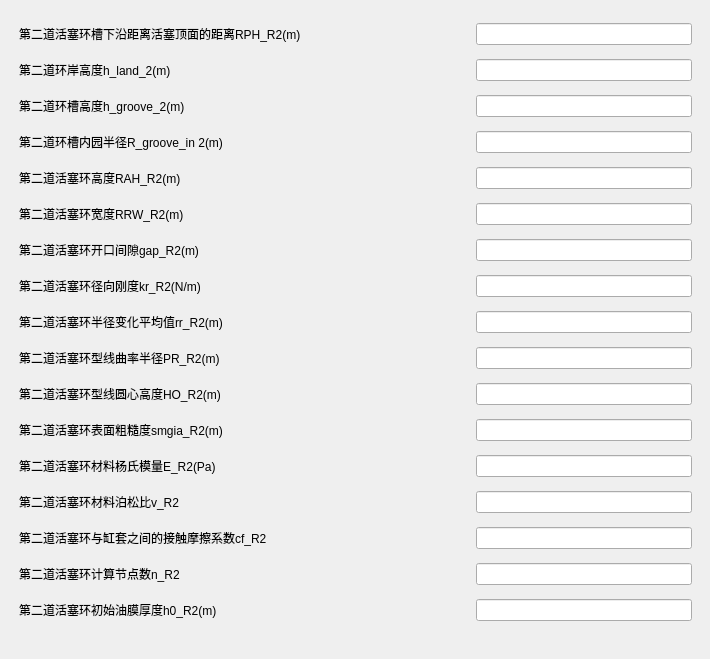
<?xml version="1.0" encoding="UTF-8"?>
<ui version="4.0">
 <class>Input_Second_2_dialog_UI</class>
 <widget class="QWidget" name="Input_Second_2_dialog_UI">
  <property name="geometry">
   <rect>
    <x>0</x>
    <y>0</y>
    <width>710</width>
    <height>659</height>
   </rect>
  </property>
  <property name="windowTitle">
   <string>Form</string>
  </property>
  <widget class="CardWidget" name="CardWidget_168">
   <property name="geometry">
    <rect>
     <x>10</x>
     <y>10</y>
     <width>691</width>
     <height>641</height>
    </rect>
   </property>
   <property name="minimumSize">
    <size>
     <width>0</width>
     <height>0</height>
    </size>
   </property>
   <layout class="QGridLayout" name="gridLayout_95">
    <property name="topMargin">
     <number>8</number>
    </property>
    <property name="bottomMargin">
     <number>8</number>
    </property>
    <item row="4" column="0">
     <widget class="SubtitleLabel" name="SubtitleLabel_717">
      <property name="minimumSize">
       <size>
        <width>451</width>
        <height>28</height>
       </size>
      </property>
      <property name="maximumSize">
       <size>
        <width>461</width>
        <height>28</height>
       </size>
      </property>
      <property name="text">
       <string>第二道环槽内园半径R_groove_in 2(m)</string>
      </property>
     </widget>
    </item>
    <item row="12" column="0">
     <widget class="SubtitleLabel" name="SubtitleLabel_721">
      <property name="minimumSize">
       <size>
        <width>451</width>
        <height>28</height>
       </size>
      </property>
      <property name="maximumSize">
       <size>
        <width>461</width>
        <height>28</height>
       </size>
      </property>
      <property name="text">
       <string>第二道活塞环型线圆心高度HO_R2(m)</string>
      </property>
     </widget>
    </item>
    <item row="17" column="0">
     <widget class="SubtitleLabel" name="SubtitleLabel_722">
      <property name="minimumSize">
       <size>
        <width>451</width>
        <height>28</height>
       </size>
      </property>
      <property name="maximumSize">
       <size>
        <width>461</width>
        <height>28</height>
       </size>
      </property>
      <property name="text">
       <string>第二道活塞环计算节点数n_R2</string>
      </property>
     </widget>
    </item>
    <item row="3" column="0">
     <widget class="SubtitleLabel" name="SubtitleLabel_714">
      <property name="minimumSize">
       <size>
        <width>451</width>
        <height>28</height>
       </size>
      </property>
      <property name="maximumSize">
       <size>
        <width>461</width>
        <height>28</height>
       </size>
      </property>
      <property name="text">
       <string>第二道环槽高度h_groove_2(m)</string>
      </property>
     </widget>
    </item>
    <item row="3" column="1">
     <widget class="LineEdit" name="LineEdit_3"/>
    </item>
    <item row="1" column="0">
     <widget class="StrongBodyLabel" name="StrongBodyLabel_31">
      <property name="minimumSize">
       <size>
        <width>451</width>
        <height>28</height>
       </size>
      </property>
      <property name="maximumSize">
       <size>
        <width>451</width>
        <height>28</height>
       </size>
      </property>
      <property name="text">
       <string>第二道活塞环槽下沿距离活塞顶面的距离RPH_R2(m)</string>
      </property>
     </widget>
    </item>
    <item row="16" column="0">
     <widget class="StrongBodyLabel" name="StrongBodyLabel_30">
      <property name="minimumSize">
       <size>
        <width>451</width>
        <height>28</height>
       </size>
      </property>
      <property name="maximumSize">
       <size>
        <width>451</width>
        <height>28</height>
       </size>
      </property>
      <property name="text">
       <string>第二道活塞环与缸套之间的接触摩擦系数cf_R2</string>
      </property>
     </widget>
    </item>
    <item row="18" column="0">
     <widget class="SubtitleLabel" name="SubtitleLabel_723">
      <property name="minimumSize">
       <size>
        <width>451</width>
        <height>28</height>
       </size>
      </property>
      <property name="maximumSize">
       <size>
        <width>461</width>
        <height>28</height>
       </size>
      </property>
      <property name="text">
       <string>第二道活塞环初始油膜厚度h0_R2(m)</string>
      </property>
     </widget>
    </item>
    <item row="2" column="1">
     <widget class="LineEdit" name="LineEdit_2"/>
    </item>
    <item row="2" column="0">
     <widget class="SubtitleLabel" name="SubtitleLabel_720">
      <property name="minimumSize">
       <size>
        <width>451</width>
        <height>28</height>
       </size>
      </property>
      <property name="maximumSize">
       <size>
        <width>461</width>
        <height>28</height>
       </size>
      </property>
      <property name="text">
       <string>第二道环岸高度h_land_2(m)</string>
      </property>
     </widget>
    </item>
    <item row="11" column="0">
     <widget class="SubtitleLabel" name="SubtitleLabel_724">
      <property name="minimumSize">
       <size>
        <width>451</width>
        <height>28</height>
       </size>
      </property>
      <property name="maximumSize">
       <size>
        <width>461</width>
        <height>28</height>
       </size>
      </property>
      <property name="text">
       <string>第二道活塞环型线曲率半径PR_R2(m)</string>
      </property>
     </widget>
    </item>
    <item row="7" column="0">
     <widget class="SubtitleLabel" name="SubtitleLabel_713">
      <property name="minimumSize">
       <size>
        <width>451</width>
        <height>28</height>
       </size>
      </property>
      <property name="maximumSize">
       <size>
        <width>461</width>
        <height>28</height>
       </size>
      </property>
      <property name="text">
       <string>第二道活塞环宽度RRW_R2(m)</string>
      </property>
     </widget>
    </item>
    <item row="13" column="0">
     <widget class="SubtitleLabel" name="SubtitleLabel_718">
      <property name="minimumSize">
       <size>
        <width>451</width>
        <height>28</height>
       </size>
      </property>
      <property name="maximumSize">
       <size>
        <width>461</width>
        <height>28</height>
       </size>
      </property>
      <property name="text">
       <string>第二道活塞环表面粗糙度smgia_R2(m)</string>
      </property>
     </widget>
    </item>
    <item row="4" column="1">
     <widget class="LineEdit" name="LineEdit_4"/>
    </item>
    <item row="14" column="0">
     <widget class="SubtitleLabel" name="SubtitleLabel_715">
      <property name="minimumSize">
       <size>
        <width>451</width>
        <height>28</height>
       </size>
      </property>
      <property name="maximumSize">
       <size>
        <width>461</width>
        <height>28</height>
       </size>
      </property>
      <property name="text">
       <string>第二道活塞环材料杨氏模量E_R2(Pa)</string>
      </property>
     </widget>
    </item>
    <item row="9" column="0">
     <widget class="SubtitleLabel" name="SubtitleLabel_719">
      <property name="minimumSize">
       <size>
        <width>451</width>
        <height>28</height>
       </size>
      </property>
      <property name="maximumSize">
       <size>
        <width>461</width>
        <height>28</height>
       </size>
      </property>
      <property name="text">
       <string>第二道活塞环径向刚度kr_R2(N/m)</string>
      </property>
     </widget>
    </item>
    <item row="5" column="0">
     <widget class="SubtitleLabel" name="SubtitleLabel_726">
      <property name="minimumSize">
       <size>
        <width>451</width>
        <height>28</height>
       </size>
      </property>
      <property name="maximumSize">
       <size>
        <width>461</width>
        <height>28</height>
       </size>
      </property>
      <property name="text">
       <string>第二道活塞环高度RAH_R2(m)</string>
      </property>
     </widget>
    </item>
    <item row="10" column="0">
     <widget class="SubtitleLabel" name="SubtitleLabel_716">
      <property name="minimumSize">
       <size>
        <width>451</width>
        <height>28</height>
       </size>
      </property>
      <property name="maximumSize">
       <size>
        <width>461</width>
        <height>28</height>
       </size>
      </property>
      <property name="text">
       <string>第二道活塞环半径变化平均值rr_R2(m)</string>
      </property>
     </widget>
    </item>
    <item row="15" column="0">
     <widget class="SubtitleLabel" name="SubtitleLabel_725">
      <property name="minimumSize">
       <size>
        <width>451</width>
        <height>28</height>
       </size>
      </property>
      <property name="maximumSize">
       <size>
        <width>461</width>
        <height>28</height>
       </size>
      </property>
      <property name="text">
       <string>第二道活塞环材料泊松比v_R2</string>
      </property>
     </widget>
    </item>
    <item row="8" column="0">
     <widget class="SubtitleLabel" name="SubtitleLabel_727">
      <property name="minimumSize">
       <size>
        <width>451</width>
        <height>28</height>
       </size>
      </property>
      <property name="maximumSize">
       <size>
        <width>461</width>
        <height>28</height>
       </size>
      </property>
      <property name="text">
       <string>第二道活塞环开口间隙gap_R2(m)</string>
      </property>
     </widget>
    </item>
    <item row="1" column="1">
     <widget class="LineEdit" name="LineEdit"/>
    </item>
    <item row="5" column="1">
     <widget class="LineEdit" name="LineEdit_5"/>
    </item>
    <item row="7" column="1">
     <widget class="LineEdit" name="LineEdit_6"/>
    </item>
    <item row="8" column="1">
     <widget class="LineEdit" name="LineEdit_7"/>
    </item>
    <item row="9" column="1">
     <widget class="LineEdit" name="LineEdit_8"/>
    </item>
    <item row="10" column="1">
     <widget class="LineEdit" name="LineEdit_9"/>
    </item>
    <item row="11" column="1">
     <widget class="LineEdit" name="LineEdit_10"/>
    </item>
    <item row="12" column="1">
     <widget class="LineEdit" name="LineEdit_11"/>
    </item>
    <item row="13" column="1">
     <widget class="LineEdit" name="LineEdit_12"/>
    </item>
    <item row="14" column="1">
     <widget class="LineEdit" name="LineEdit_13"/>
    </item>
    <item row="15" column="1">
     <widget class="LineEdit" name="LineEdit_14"/>
    </item>
    <item row="16" column="1">
     <widget class="LineEdit" name="LineEdit_15"/>
    </item>
    <item row="17" column="1">
     <widget class="LineEdit" name="LineEdit_16"/>
    </item>
    <item row="18" column="1">
     <widget class="LineEdit" name="LineEdit_17"/>
    </item>
   </layout>
  </widget>
 </widget>
 <customwidgets>
  <customwidget>
   <class>CardWidget</class>
   <extends>QFrame</extends>
   <header>qfluentwidgets</header>
   <container>1</container>
  </customwidget>
  <customwidget>
   <class>StrongBodyLabel</class>
   <extends>QLabel</extends>
   <header>qfluentwidgets</header>
  </customwidget>
  <customwidget>
   <class>SubtitleLabel</class>
   <extends>QLabel</extends>
   <header>qfluentwidgets</header>
  </customwidget>
  <customwidget>
   <class>LineEdit</class>
   <extends>QLineEdit</extends>
   <header>qfluentwidgets</header>
  </customwidget>
 </customwidgets>
 <resources/>
 <connections/>
</ui>
